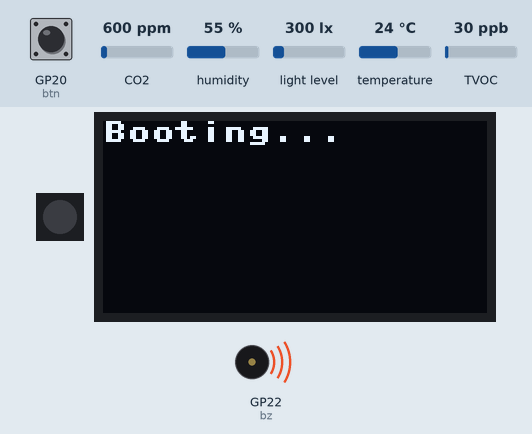
This program was run on a simulated Raspberry Pi Pico running MicroPython. Shown: 1 RGB LEDs in strip order, left to right, 128×64 one-colour display, buzzer (waves = sounding). The test bench sets the inputs (shaded band); at power-on: GP20 (btn) HIGH, CO2 600 ppm, humidity 55 %, light level 300 lx, temperature 24 °C, TVOC 30 ppb. Dim RGB values are drawn brighter than linear; the clock reads 2024-03-15 10:24:30 at power-on unless the program sets it; files the program writes start out absent; library files of the repository ran but are not shown: aht21.py, bh1750.py, ssd1306.py; what the program prints to the serial console is not drawn.

Above: at 7.77 s.
7.8 s: GP20 (btn) pulled LOW for 0.15 s
At 8.33 s:
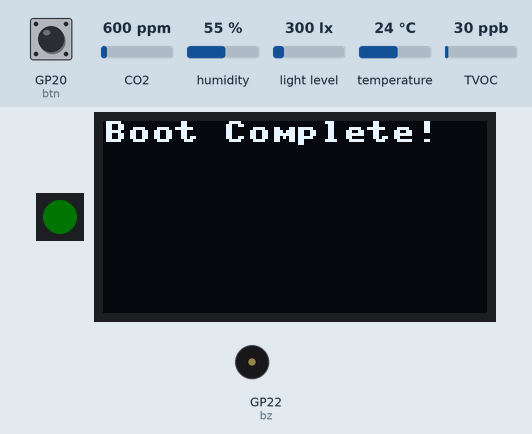
8.5 s: GP20 (btn) pulled LOW for 1 s
At 10.4 s:
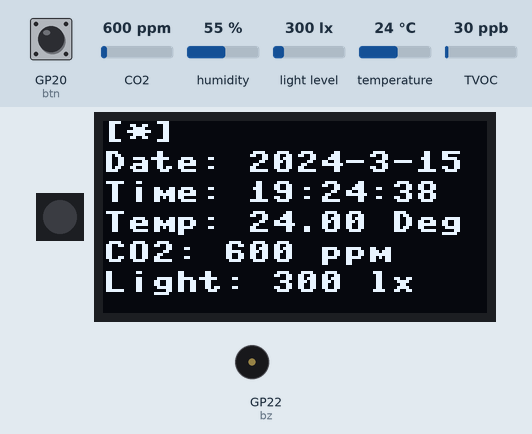
11.1 s: GP20 (btn) pulled LOW for 0.15 s
At 11.27 s:
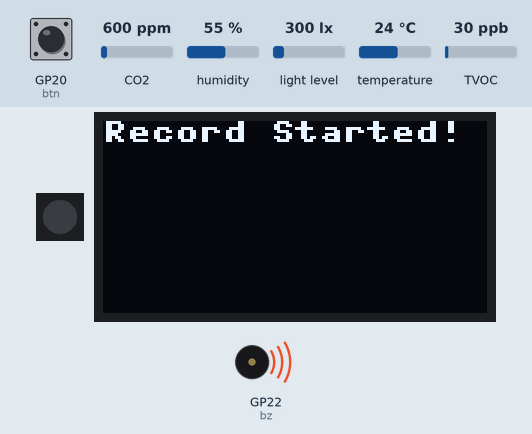
11.8 s: GP20 (btn) pulled LOW for 3.2 s
At 13.5 s:
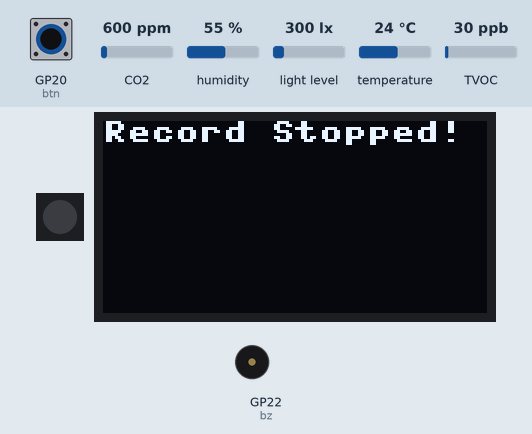
16.5 s: GP20 (btn) pulled LOW for 0.15 s
At 16.97 s:
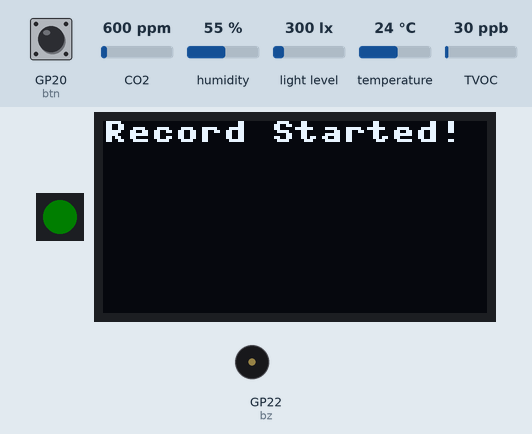
17.2 s: GP20 (btn) pulsed LOW 2 times (0.12 s each, 0.3 s apart)
At 17.6 s:
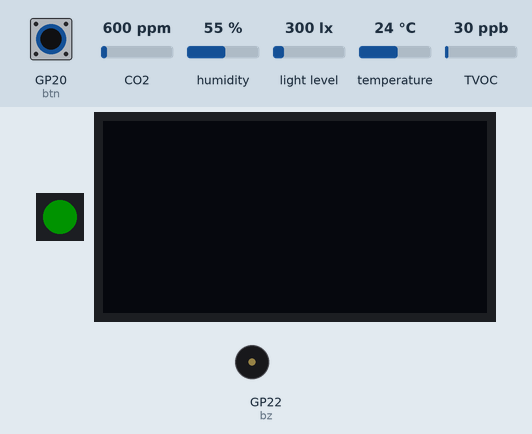
Timing chart, 0 to 20.4 s (numbered marks = the images above; inputs shaded):
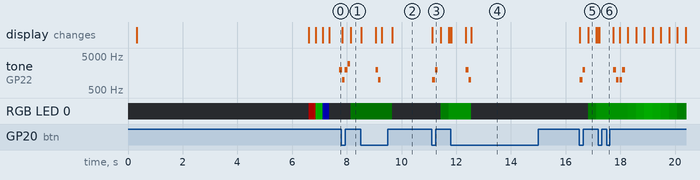

The program:

main.py
```python
import uasyncio as asyncio
from machine import Pin, I2C, SoftI2C, PWM
from utime import sleep
from wlan import WLAN
from soft_rtc import SoftRTC
from neopixel import NeoPixel
from aht21 import AHT21
from ens160 import ENS160
from bh1750 import BH1750
from ssd1306 import SSD1306_I2C
from boot import Boot
from display import Display
from record import Record

# 직접 입력하여 설정하세요!
team_name = "*"            # 팀 이름을 영문으로 입력하세요!
ssid, password = "*", "*"  # WiFi SSID와 Password를 입력하세요!

# 전역 변수
active = False
interval = 600

# HW 인스턴스 생성
btn = Pin(20, Pin.IN, Pin.PULL_UP)
np = NeoPixel(Pin(21), 1)
bz = PWM(Pin(22))
wlan_0 = WLAN(ssid, password)
rtc = SoftRTC()
aht = AHT21(I2C(1, sda=Pin(2), scl=Pin(3), freq=400000))
ens = ENS160(I2C(1, sda=Pin(2), scl=Pin(3), freq=400000))
light = BH1750(0x23, SoftI2C(sda=Pin(4), scl=Pin(5)))
oled = SSD1306_I2C(128, 64, SoftI2C(sda=Pin(4), scl=Pin(5)))

# ENS 센서 리셋 및 측정모드 설정
ens.reset()
sleep(2)
ens.operating_mode = 2
sleep(2)

# 모듈 인스턴스 생성
boot = Boot(np, bz, oled)
display = Display(rtc, aht, ens, light, oled, team_name)
record = Record(rtc, aht, ens, light, interval)

# status_np 비동기 함수
async def status_np():
  """NeoPixel로 시스템 상태를 알리는 함수"""
  is_incresed = True
  brightness = 0

  while True:
    if active:
      if is_incresed:
        brightness += 1
        if brightness >= 50:
          is_incresed = False
      else:
        brightness -= 1
        if brightness <= 0:
          is_incresed = True
    else:
      brightness = 0

    np[0] = (0, brightness, 0)
    np.write()

    await asyncio.sleep(0.025)

# status_bz 함수
def status_bz():
  """Buzzer로 시스템 상태를 알리는 함수"""
  freqs = [1000, 2000]

  if active:
    for freq in freqs:
      bz.freq(freq)
      bz.duty_u16(30000)
      sleep(0.1)
  else:
    for freq in reversed(freqs):
      bz.freq(freq)
      bz.duty_u16(30000)
      sleep(0.1)

  bz.duty_u16(0)

# status_oled 함수
def status_oled():
  """OLED로 시스템 상태를 표출하는 함수"""
  oled.fill(0)
  if active:
    oled.text("Record Started!", 0, 0)
  else:
    oled.text("Record Stopped!", 0, 0)
  oled.show()

# start_system 비동기 함수
async def start_system():
  """시스템을 시작하는 비동기 함수"""
  while True:
    if active:
      await asyncio.gather(display.start(), record.start())
    await asyncio.sleep(0.1)

# btn_handler 함수
def btn_handler(pin):
  """버튼 핸들러 함수"""
  global active
  active = not active
  if not active:
    display.stop()
    record.stop()
  status_oled()
  status_bz()

# btn_handler 함수를 Button IRQ에 바인딩
btn.irq(trigger=Pin.IRQ_FALLING, handler=btn_handler)

# main 함수
async def main():
  wlan_0.connect(oled)
  rtc.set_rtc_time()
  now = rtc.get_rtc_time()
  print(f"RTC Time: {now[0]}-{now[1]}-{now[2]} {now[4]}:{now[5]}:{now[6]}")
  boot.boot()
  await asyncio.gather(status_np(), start_system())

# main 함수 비동기 실행
asyncio.run(main())
```

wlan.py
```python
import network
from utime import sleep

class WLAN:
  # Constructor
  def __init__(self, ssid, password):
    self.ssid, self.password = ssid, password
    self.wlan_0 = network.WLAN(network.STA_IF)
    self.wlan_0.active(True)
    self.wlan_0.connect(self.ssid, self.password)

  # connect Function
  def connect(self, oled=None):
    self.connect_status = False
    connection_count = 0

    while True:
      if self.wlan_0.status() != 3:
        connection_count = connection_count + 1
        print(f"Connection Count: {connection_count}")
        if oled:
          oled.fill(0)
          oled.text("Connecting...", 0, 0)
          oled.text(f"Count: {connection_count}", 0, 10)
          oled.show()
      else:
        self.connect_status = True
        self.ip_address = self.wlan_0.ifconfig()[0]
        print(f"WLAN Connected! SSID: {self.ssid}, IP: {self.ip_address}")
        if oled:
          oled.fill(0)
          oled.text("Connected!", 0, 0)
          oled.show()
        break
      sleep(1)
```

soft_rtc.py
```python
from machine import RTC
from utime import sleep, gmtime
from usocket import getaddrinfo, socket, AF_INET, SOCK_DGRAM
from ustruct import unpack

class SoftRTC:
  def __init__(self):
    self.rtc = RTC()
    self.ntp_host = "pool.ntp.org"
    self.kst_offset = 3600 * 9

  def get_time_from_ntp(self):
    ntp_delta = 2208988800
    ntp_query = bytearray(48)
    ntp_query[0] = 0x1B
    address = getaddrinfo(self.ntp_host, 123)[0][-1]
    socket_0 = socket(AF_INET, SOCK_DGRAM)

    try:
      socket_0.settimeout(10)
      response = socket_0.sendto(ntp_query, address)
      message = socket_0.recv(48)

    finally:
      socket_0.close()

    ntp_time = unpack("!I", message[40:44])[0]
    kst_time = gmtime(ntp_time - ntp_delta + self.kst_offset)

    return kst_time

  def set_rtc_time(self):
    time = self.get_time_from_ntp()
    self.rtc.datetime((time[0], time[1], time[2], time[6], time[3], time[4], time[5], 0))

  def get_rtc_time(self):
    return self.rtc.datetime()
```

ens160.py
```python
"""
ens160.py MicroPython driver for the ENS160 Digital Metal-Oxide Multi-Gas Sensor manufactured by ScioSense - https://www.sciosense.com/products/environmental-sensors/ens160-digital-multi-gas-sensor/
Author Tim Hanewich, github.com/TimHanewich
Version 1.2, August 21, 2023
Find updates to this code: https://github.com/TimHanewich/MicroPython-Collection/blob/master/ENS160/ENS160.py

MIT License
Copyright 2023 Tim Hanewich
Permission is hereby granted, free of charge, to any person obtaining a copy of this software and associated documentation files (the “Software”), to deal in the Software without restriction, including without limitation the rights to use, copy, modify, merge, publish, distribute, sublicense, and/or sell copies of the Software, and to permit persons to whom the Software is furnished to do so, subject to the following conditions:
The above copyright notice and this permission notice shall be included in all copies or substantial portions of the Software.
THE SOFTWARE IS PROVIDED “AS IS”, WITHOUT WARRANTY OF ANY KIND, EXPRESS OR IMPLIED, INCLUDING BUT NOT LIMITED TO THE WARRANTIES OF MERCHANTABILITY, FITNESS FOR A PARTICULAR PURPOSE AND NONINFRINGEMENT. IN NO EVENT SHALL THE AUTHORS OR COPYRIGHT HOLDERS BE LIABLE FOR ANY CLAIM, DAMAGES OR OTHER LIABILITY, WHETHER IN AN ACTION OF CONTRACT, TORT OR OTHERWISE, ARISING FROM, OUT OF OR IN CONNECTION WITH THE SOFTWARE OR THE USE OR OTHER DEALINGS IN THE SOFTWARE.
"""


import machine
import time

class ENS160:
  """
  Lightweight class for communicating with an ENS160 air quality sensor via I2C.
  Follows the specifications defined in the official ENS160 data sheet: https://www.mouser.com/datasheet/2/1081/SC_001224_DS_1_ENS160_Datasheet_Rev_0_95-2258311.pdf
  Newer version of ENS160 data sheet: https://www.sciosense.com/wp-content/uploads/documents/SC-001224-DS-9-ENS160-Datasheet.pdf
  """

  def __init__(self, i2c: machine.I2C, address: int = 0x53):
    """
    Creates a new instance of the ENS160 class
    :param i2c: Setup machine.I2C interface
    :param address: The I2C address of the ENS160 slave device
    """
    self.address = address
    self.i2c = i2c

  @property
  def operating_mode(self) -> int:
    """
    Reads the operating mode that the ENS160 is currently in.
    0 = Deep Sleep Mode (low power standby)
    1 = Idle mode (low-power)
    2 = Standard Gas Sensing Mode
    """
    return self.i2c.readfrom_mem(self.address, 0x10, 1)[0]

  @operating_mode.setter
  def operating_mode(self, value):
    """
    Sets the ENS160's operating mode.
    0 = Deep Sleep Mode (low power standby)
    1 = Idle mode (low-power)
    2 = Standard Gas Sensing Mode
    """
    if value not in [0, 1, 2, 0xF0]:
      raise Exception("Operating value you're setting must be 0, 1, or 2")
    self.i2c.writeto_mem(self.address, 0x10, bytes([value]))

  @property
  def CO2(self) -> int:
    """Reads the calculated equivalent CO2-concentration in PPM, based on the detected VOCs and hydrogen"""
    bs = self.i2c.readfrom_mem(self.address, 0x24, 2)
    return self._translate_pair(bs[1], bs[0])

  @property
  def TVOC(self) -> int:
    """Reads the calculated Total Volatile Organic Compounds (TVOC) concentration in ppb"""
    bs = self.i2c.readfrom_mem(self.address, 0x22, 2)
    return self._translate_pair(bs[1], bs[0])

  @property
  def AQI(self) -> int:
    """
    Reads the calculated Air Quality Index (AQI) according to the UBA
    1 = Excellent
    2 = Good
    3 = Moderate
    4 = Poor
    5 = Unhealthy
    """
    return self.i2c.readfrom_mem(self.address, 0x21, 1)[0]

  def reset(self) -> None:
    """Resets and returns to standard operating mode (2)"""

    self.operating_mode = 0xF0  # reset
    time.sleep(1.0)
    self.operating_mode = 1
    time.sleep(0.25)
    self.i2c.writeto_mem(self.address, 0x12, bytes([0x00]))
    time.sleep(0.15)
    self.i2c.writeto_mem(self.address, 0x12, bytes([0xCC]))  # reset command register
    time.sleep(0.35)
    self.operating_mode = 2
    time.sleep(0.50)

  def _translate_pair(self, high: int, low: int) -> int:
    """Converts a byte pair to a usable value. Borrowed from https://github.com/m-rtijn/mpu6050/blob/0626053a5e1182f4951b78b8326691a9223a5f7d/mpu6050/mpu6050.py#L76C39-L76C39."""
    value = (high << 8) + low
    if value >= 0x8000:
      value = -((65535 - value) + 1)
    return value
```

display.py
```python
import uasyncio as asyncio
from utime import sleep

class Display:
  # 생성자
  def __init__(self, rtc, aht, ens, light, oled, team):
    self.rtc = rtc
    self.aht = aht
    self.ens = ens
    self.light = light
    self.oled = oled
    self.team = team
    self.active = False

  # start 비동기 함수
  async def start(self):
    """OLED에 화면 표출을 시작하는 함수"""
    self.active = True
    while self.active:
      now = self.rtc.get_rtc_time()
      temp = self.aht.read()[1]
      co2 = self.ens.CO2
      light = self.light.measurement

      self.oled.fill(0)
      self.oled.text(f"[{self.team}]", 0, 0)
      self.oled.text(f"Date: {now[0]}-{now[1]}-{now[2]}", 0, 10)
      self.oled.text(f"Time: {now[4]}:{now[5]}:{now[6]}", 0, 20)
      self.oled.text(f"Temp: {temp:.2f} Deg", 0, 30)
      self.oled.text(f"CO2: {co2} ppm", 0, 40)
      self.oled.text(f"Light: {light:.0f} lx", 0, 50)
      self.oled.show()
      await asyncio.sleep(0.5)

  # stop 함수
  def stop(self):
    """OLED에 화면 표출을 정지하는 함수"""
    self.active = False
    self.oled.fill(0)
    self.oled.show()
    sleep(0.5)
```

record.py
```python
import os
import uasyncio as asyncio
from utime import sleep

class Record:
  # 생성자
  def __init__(self, rtc, aht, ens, light, interval):
    self.rtc = rtc
    self.aht = aht
    self.ens = ens
    self.light = light
    self.interval = interval
    self.file = None
    self.active = False

  # start 비동기 함수
  async def start(self):
    """데이터 기록을 시작하는 함수"""
    self.active = True
    self.file = open("data.csv", "a")
    print("Recording started!")
    print("Recording...")

    try:
      while self.active:
        now = self.rtc.get_rtc_time()
        temp = self.aht.read()[1]
        co2 = self.ens.CO2
        light = self.light.measurement

        self.file.write(f"{now[0]}-{now[1]}-{now[2]}, {now[4]}:{now[5]}:{now[6]}, {temp:.2f}, {co2}, {light:.0f}\n")
        self.file.flush()
        await asyncio.sleep(self.interval)
    except Exception as e:
      print(e)

  # stop 함수
  def stop(self):
    """데이터 기록을 정지하는 함수"""
    self.active = False
    self.file.close() if self.file else None
    print("Recording stopped!")
    print("File Saved!")
```

boot.py
```python
from utime import sleep

class Boot:
  # 생성자
  def __init__(self, np, bz, oled):
    self.colors = [(50, 0, 0), (0, 50, 0), (0, 0, 50), (0, 0, 0)]
    self.freqs = [1000, 2000, 3000]
    self.np = np
    self.bz = bz
    self.oled = oled

  # start_message 함수
  def start_message(self):
    """부팅 시작 메시지 출력 함수"""
    print("Booting...")
    self.oled.fill(0)
    self.oled.text("Booting...", 0, 0)
    self.oled.show()

  # complete_message 함수
  def complete_message(self):
    """부팅 완료 메시지 출력 함수"""
    print("Boot Complete!")
    self.oled.fill(0)
    self.oled.text("Boot Complete!", 0, 0)
    self.oled.show()

  # boot_np 함수
  def boot_np(self):
    """NeoPixel 부팅 애니메이션 함수"""
    for color in self.colors:
      self.np[0] = color
      self.np.write()
      sleep(0.25)

  # boot_bz 함수
  def boot_bz(self):
    """Buzzer 부팅음 재생 함수"""
    for freq in self.freqs:
      self.bz.freq(freq)
      self.bz.duty_u16(30000)
      sleep(0.1)
    self.bz.duty_u16(0)

  # boot 함수
  def boot(self):
    self.start_message()
    self.boot_np()
    self.boot_bz()
    self.complete_message()
```

Measured:
- after the input at 7.8 s, the display: first changes at once (image 1 shows a later state)
- after the input at 8.5 s, tone on GP22 (bz): silent → 2000 Hz after 0.55 s, → 1000 Hz 0.10 s later, → silent 0.10 s later; the display: first changes at once (image 2 shows a later state)
- after the input at 11.1 s, tone on GP22 (bz): silent → 1000 Hz at once, → 2000 Hz 0.10 s later, → silent 0.10 s later; RGB LED 0: off → RGB(0, 4, 0) after 0.33 s, → RGB(0, 16, 0) 0.30 s later, → RGB(0, 19, 0) 0.05 s later; the display: changes at once (image 3)
- after the input at 11.8 s, tone on GP22 (bz): silent → 2000 Hz after 0.55 s, → 1000 Hz 0.10 s later, → silent 0.10 s later; the display: first changes at once (image 4 shows a later state)
- after the input at 16.5 s, tone on GP22 (bz): silent → 1000 Hz at once, → 2000 Hz 0.10 s later, → silent 0.10 s later; RGB LED 0: off → RGB(0, 4, 0) after 0.33 s, → RGB(0, 16, 0) 0.30 s later, → RGB(0, 19, 0) 0.05 s later; the display: first changes at once (image 5 shows a later state)
- after the input at 17.2 s, tone on GP22 (bz): plays 2000 Hz for 0.10 s, 1000 Hz for 0.10 s, 1000 Hz for 0.10 s, 2000 Hz for 0.10 s, starting after 0.55 s; the display: changes at once (image 6)
